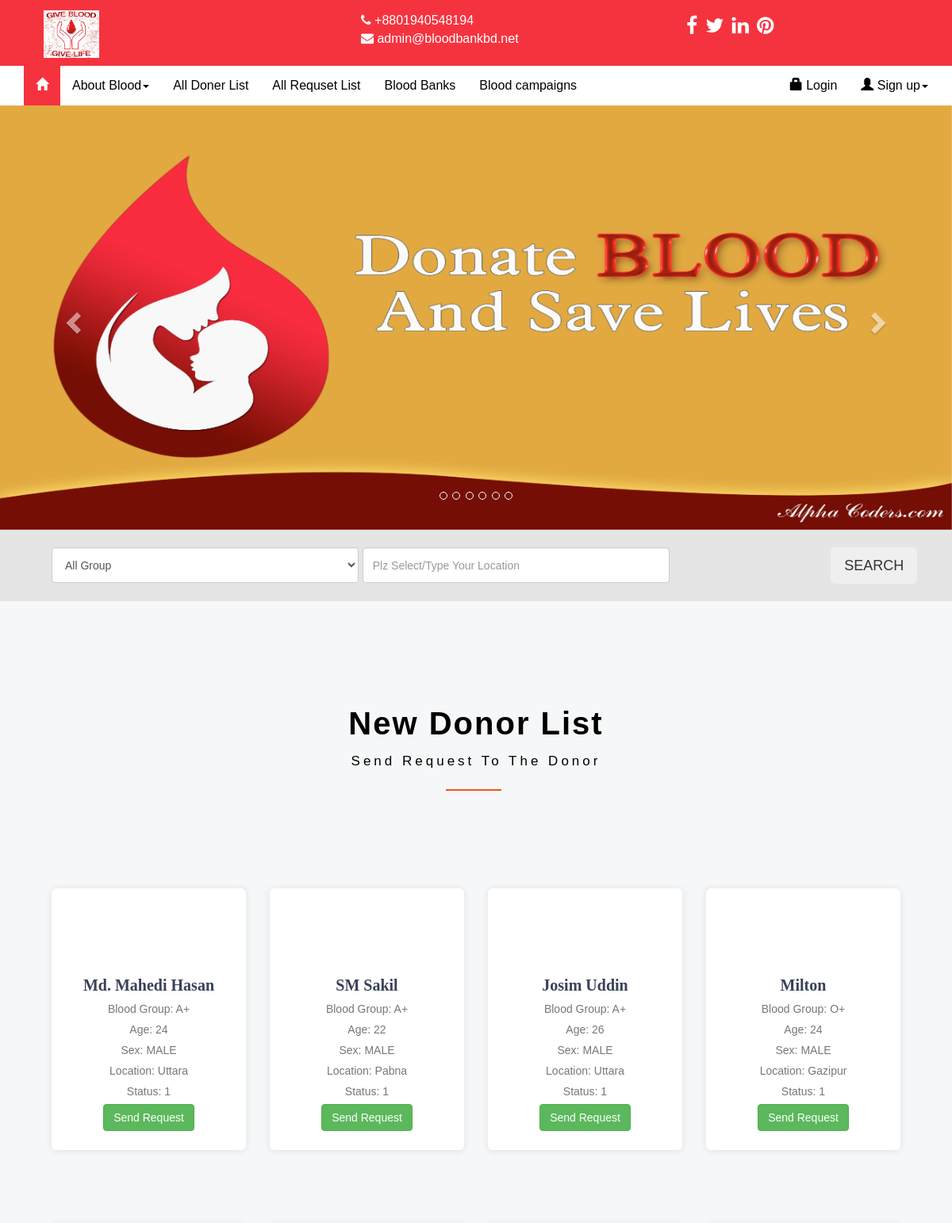
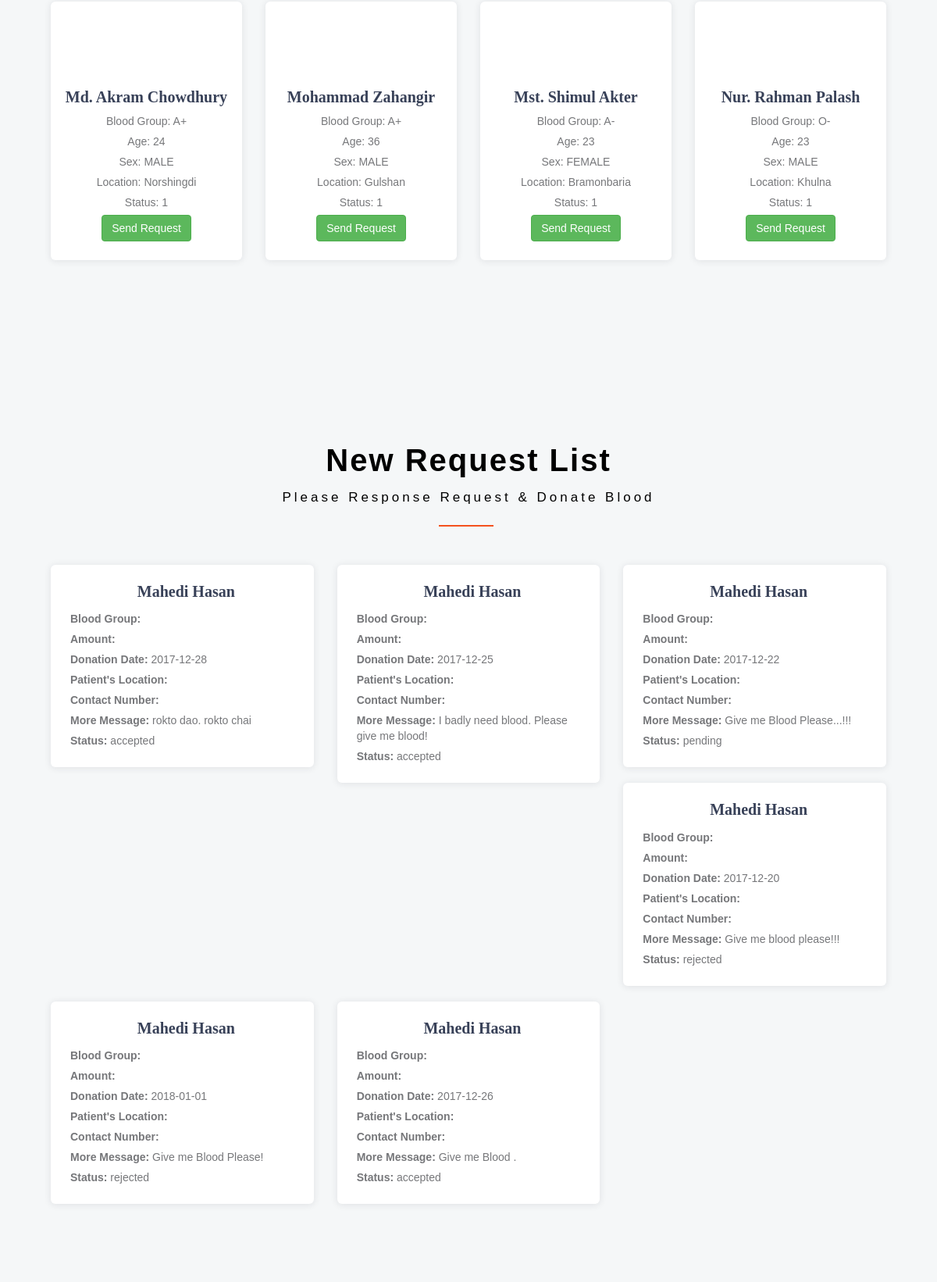
The page / (upper part) on the database its author committed (2 pictures, top to bottom).
### tables this page shows
CREATE TABLE `tbl_doner_info` (
  `doner_id` int(11) NOT NULL,
  `doner_name` char(50) NOT NULL,
  `doner_email` varchar(100) NOT NULL,
  `doner_phone` varchar(33) NOT NULL,
  `password` varchar(100) NOT NULL,
  `age` int(3) NOT NULL,
  `gender` char(6) NOT NULL,
  `blood_group` varchar(6) NOT NULL,
  `img_url` varchar(30) NOT NULL,
  `location` varchar(50) NOT NULL,
  `activation_status` tinyint(4) NOT NULL
);

CREATE TABLE `blood_request` (
  `request_id` int(11) NOT NULL,
  `doner_id` int(11) NOT NULL,
  `user_id` int(11) NOT NULL,
  `subject` char(100) NOT NULL,
  `message` text NOT NULL,
  `date` timestamp NOT NULL DEFAULT CURRENT_TIMESTAMP ON UPDATE CURRENT_TIMESTAMP,
  `req_date` date NOT NULL,
  `status` varchar(20) NOT NULL DEFAULT 'pending'
);

CREATE TABLE `tbl_user_info` (
  `user_id` int(3) NOT NULL,
  `user_name` varchar(50) NOT NULL,
  `user_email` varchar(50) NOT NULL,
  `phone_number` int(36) NOT NULL,
  `password` varchar(50) NOT NULL,
  `age` int(3) NOT NULL,
  `sex` varchar(10) NOT NULL,
  `location` varchar(60) NOT NULL
);

### home.php (the view, shortened to what this page needs)
<div class="container">
    <div class="row"  style="margin-bottom:0px;">
        <div class="col-md-12" style="padding-right:0px !important;padding-left:0px!important;">
            <div class="carousel slide" data-ride="carousel" data-interval="3000" id="myslide">
                <ol class="carousel-indicators">
                    <li data-target="#myslide" data-slide-to="0"></li>
                    <li data-target="#myslide" data-slide-to="1"></li>
                    <li data-target="#myslide" data-slide-to="2"></li>
                    <li data-target="#myslide" data-slide-to="3"></li>
                    <li data-target="#myslide" data-slide-to="4"></li>
                    <li data-target="#myslide" data-slide-to="5"></li>
                </ol>
                <div class="carousel-inner">
                    <div class="item active">
                        <img src="assets/slider_img/banner1.jpg" class="slide-img" style="height: 535px;width: 100%;">
                    </div>
                </div>
                <a href="#myslide" class="carousel-control left" data-slide="prev"><span class="glyphicon glyphicon-chevron-left"></span></a>
                <a href="#myslide" class="carousel-control right" data-slide="next"><span class="glyphicon glyphicon-chevron-right"></span></a>
            </div>
        </div>
    </div>
</div>
<div class="container" style="padding-right:0px !important;padding-left:0px!important;">
    <div class="row">
        <form action="search.php" method="POST">
            <div class="col-md-12">
                <div class="search-filter" style="padding-left: 65px;">
                    <select name="group" class="form-control">
                        <option>All Group</option>
					</select>
					<input list="browsers" name="dlocation" class="form-control datalist" placeholder="Plz Select/Type Your Location" style="width:35%;float:left;height:45px;margin-right:5px;">
    				<div class="search-btn">
                        <button type="submit" class="btn btn-lg" name="btn">SEARCH</button>
                    </div>
                </div>
            </div>
        </form>
	</div>
</div>
<section class="details-books py-5" style="margin-left: 50px; margin-right: 50px;">
    <div class="container py-md-4 mt-md-3">
        <h2 class="heading-agileinfo">New Donor List<span>Send Request to the Donor</span></h2>
        <div class="row mt-md-5 pt-4">
            <div class="team">
                <div class="container">
                    <div class="row team_row">
                        <?php
                            foreach($value_doner as $v)
                        {
                        ?>
                        <div class="col-lg-3 col-md-3 team_col">
                            <div class="team_item">
                                <div class="team_image"><img src="<?php echo $v['img_url']; ?>" alt=""></div>
                                <div class="team_body">
                                    <div class="team_title"><a href="#"><?php echo $v['doner_name']; ?></a></div>
                                    <div class="team_subtitle">Blood Group: <?php echo $v['blood_group']; ?></div>
                                    <div class="team_subtitle">Age: <?php echo $v['age']; ?></div>
                                    <div class="team_subtitle">Sex: <?php echo $v['gender']; ?></div>
                                    <div class="team_subtitle">Location: <?php echo $v['location']; ?></div>
                                    <div class="team_subtitle">Status: <?php echo $v['activation_status']; ?> </div>
                                    <div class="team_subtitle">
                                        <a href="index.php?page=blood-request&id=<?php echo $v['doner_id']; ?>" class="btn btn-success">Send Request </a>
                                    </div>
                                </div>
                            </div>
                        </div>
                        <?php
                        }
                        ?>
                    </div>
                </div>
            </div>
        </div>
    </div>
</section>
<?php
    $request = $conn->prepare( "SELECT blood_request.*, tbl_user_info.user_name
        FROM blood_request
        INNER JOIN tbl_user_info
        ON blood_request.user_id = tbl_user_info.user_id
        ORDER BY request_id DESC LIMIT 6");
    $request->execute();
    $request_value = $request->fetchAll();
?>
<section class="details-books py-5" style="margin-left: 50px; margin-right: 50px;">
    <div class="container py-md-4 mt-md-3">
        <h2 class="heading-agileinfo">New Request List<span>Please Response Request & Donate Blood</span></h2>
        <div class="row mt-md-5 pt-4">
            <div class="team">
                <div class="container">
                    <div class="row team_row">
                        <?php
                            foreach($request_value as $value)
                        {
                        ?>
                        <div class="col-lg-4 col-md-4 team_col">
                            <div class="team_item">
                                <div class="team_body" style="padding-top: 20px; padding-left: 25px; padding-right: 15px; text-align: left;">
                                    <div class="team_title" style="padding-bottom: 5px; text-align: center;"><a href="#"><?php echo $value['user_name']; ?></a></div>
                                    <div class="team_subtitle"><strong>Blood Group:</strong> <?php echo $value['blood_group']; ?></div>
                                    <div class="team_subtitle"><strong>Amount:</strong> <?php echo $value['amount']; ?></div>
                                    <div class="team_subtitle"><strong>Donation Date:</strong> <?php echo $value['req_date']; ?></div>
                                    <div class="team_subtitle"><strong>Patient's Location:</strong> <?php echo $value['location']; ?></div>
                                    <div class="team_subtitle"><strong>Contact Number:</strong> <?php echo $value['phone']; ?></div>
                                    <div class="team_subtitle"><strong>More Message:</strong> <?php echo $value['message']; ?></div>
                                    <div class="team_subtitle"><strong>Status:</strong> <?php echo $value['status']; ?></div>
                                </div>
                            </div>
                        </div>
                        <?php
                        }
                        ?>
                    </div>
                </div>
            </div>
        </div>
    </div>
</section>

### assets/css/style.css (style rules this page uses)
html, body { font-family: 'Poppins', sans-serif; font-size: 100%; overflow-x: hidden; background:#f5f7f8; }
.search-filter { background-color: #e5e5e5; height: 90px; padding: 22px 30px 0; position: relative; text-align:center; }
.search-filter select { width:35%; float:left; height:45px; margin-right:5px; }
.datalist { width:35%; float:left; height:45px; margin-right:5px; }
.heading-agileinfo { font-weight: 600; letter-spacing: 2px; font-size: 40px; text-align: center; color: #000; text-transform: capitalize; position: relative; margin-top: 60px; margin-bottom: 60px; }
.heading-agileinfo span { display: block; font-size: 17px!important; margin-top: 1em; letter-spacing: 4px; text-transform: capitalize; color: #000000; font-weight: 500; }
.heading-agileinfo span:after { content: ''; background:#f4511e; height: 2px; width: 70px; position: absolute; top: 132%; right: 47%; }
.team { width: 100%; padding-top: 13px; padding-bottom: 10px; }
.team_row { margin-top: 3px; }
.team_col { margin-bottom: 20px; }
.team_item { width: 100%; }
.team_image { width: 180px; height: 160px; border-radius: 6px; overflow: hidden; margin-left: auto; margin-right: auto; margin-bottom: -86px; z-index: 5; }
.team_body { width: 100%; padding-top: 108px; padding-bottom: 24px; background: #FFFFFF; border-radius: 6px; box-shadow: 0px 1px 10px rgba(29,34,47,0.1); text-align: center; -webkit-transition: all 200ms ease; -moz-transition: all 200ms ease; -ms-transition: all 200ms ease; -o-transition: all 200ms ease; transition: all 200ms ease; }
.team_title a { font-family: 'Roboto Slab', serif; font-size: 20px; font-weight: 700; color: #384158; -webkit-transition: all 200ms ease; -moz-transition: all 200ms ease; -ms-transition: all 200ms ease; -o-transition: all 200ms ease; transition: all 200ms ease; }
.team_subtitle { font-size: 14px; font-weight: 400; color: #76777a; margin-top: 6px; }
.carousel-indicators li { cursor:pointer; }
.carousel-control { bottom: 0; }
.carousel-control.left, .carousel-control.right { background-image: none; }
.pt-5, .py-5 { padding-top: 3rem !important; }
.pb-5, .py-5 { padding-bottom: 3rem !important; }
.pt-md-4, .py-md-4 { padding-top: 1.5rem !important; }
.pb-md-4, .py-md-4 { padding-bottom: 1.5rem !important; }
.mt-md-5, .my-md-5 { margin-top: 3rem !important; }

### rows shown on the page
tbl_doner_info: doner_name "Md. Mahedi Hasan", blood_group "A+", age "24", gender "MALE", location "Uttara", activation_status "1"
tbl_doner_info: doner_name "SM Sakil", blood_group "A+", age "22", gender "MALE", location "Pabna", activation_status "1"
tbl_doner_info: doner_name "Josim Uddin", blood_group "A+", age "26", gender "MALE", location "Uttara", activation_status "1"
tbl_doner_info: doner_name "Milton", blood_group "O+", age "24", gender "MALE", location "Gazipur", activation_status "1"
tbl_doner_info: doner_name "Md. Akram Chowdhury", blood_group "A+", age "24", gender "MALE", location "Norshingdi", activation_status "1"
tbl_doner_info: doner_name "Mohammad Zahangir", blood_group "A+", age "36", gender "MALE", location "Gulshan", activation_status "1"
tbl_doner_info: doner_name "Mst. Shimul Akter", blood_group "A-", age "23", gender "FEMALE", location "Bramonbaria", activation_status "1"
tbl_doner_info: doner_name "Nur. Rahman Palash", blood_group "O-", age "23", gender "MALE", location "Khulna", activation_status "1"
blood_request: user.user_name "Mahedi Hasan", req_date "2017-12-28", message "rokto dao. rokto chai", status "accepted"
blood_request: user.user_name "Mahedi Hasan", req_date "2017-12-25", message "I badly need blood. Please give me blood!", status "accepted"
blood_request: user.user_name "Mahedi Hasan", req_date "2017-12-22", message "Give me Blood Please...!!!", status "pending"
blood_request: user.user_name "Mahedi Hasan", req_date "2017-12-20", message "Give me blood please!!!", status "rejected"
blood_request: user.user_name "Mahedi Hasan", req_date "2018-01-01", message "Give me Blood Please!", status "rejected"
blood_request: user.user_name "Mahedi Hasan", req_date "2017-12-26", message "Give me Blood .", status "accepted"
